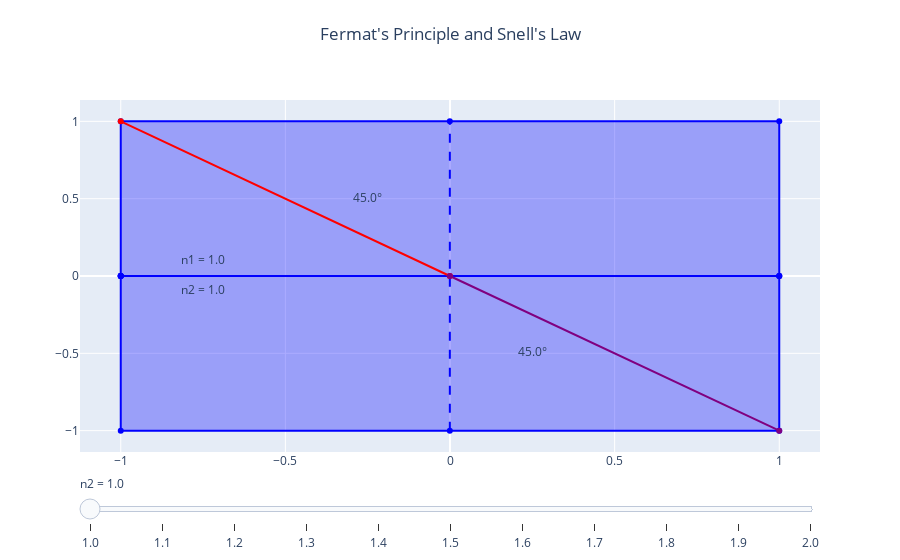

Notebook source saved alongside this figure:
### Markdown cell above
## **Slider**

The diagram illustrates the most efficient route for light to traverse between opposite corners of a rectangle, considering varying speeds in its two halves.

find animation at this [link](https://demonstrations.wolfram.com/FermatsPrincipleAndSnellsLaw/)

### Code cell
import numpy as np
import plotly.graph_objects as go

# Create plot
fig = go.Figure()

# Sample data (you can replace this with your data)
n1 = 1.0

n2_range = np.linspace(1, 2, 11)
a = 0
base_traces = 0  # Number of traces that are always visible

# Add traces, one for each slider step
for n2 in n2_range:
    aone = np.arctan(a + 1)
    atwo = np.arctan(a - 1)

    # Draw polygons and lines
    fig.add_trace(go.Scatter(visible=False, x=[-1, 1, 1, -1, -1], y=[0, 0, 1, 1, 0],
                             fill='toself', fillcolor='rgba(0,0,255,0.33)', line=dict(color='blue'), name='Polygon 1', showlegend=False))
    fig.add_trace(go.Scatter(visible=False, x=[-1, 1, 1, -1, -1], y=[0, 0, -1, -1, 0],
                             fill='toself', fillcolor='rgba(0,0,255,0.33)', line=dict(color='blue'), name='Polygon 2', showlegend=False))
    fig.add_trace(go.Scatter(visible=False, x=[-1, 1], y=[0, 0], line=dict(color='blue'), name='Line 1'))

    x = np.linspace(0, 2, 2000)
    y = 1
    t = np.sqrt(x**2 + y**2) * n1 + np.sqrt((2 - x)**2 + y**2) * n2
    __x = x[np.argmin(t)] - 1

    fig.add_trace(go.Scatter(visible=False, x=[__x, __x], y=[-1, 1], line=dict(color='blue', dash='dash'),
                             name='Dashed Line', showlegend=False))

    fig.add_trace(go.Scatter(visible=False, x=[-1, __x], y=[1, 0], line=dict(color='red', width=2), name='Line 2', showlegend=False))

    fig.add_trace(go.Scatter(visible=False, x=[__x, 1], y=[0, -1], line=dict(color='purple', width=2), name='Line 3', showlegend=False))

    # Add labels
    fig.add_trace(go.Scatter(visible=False, x=[__x - 0.25], y=[0.5], text=[str(np.round(np.degrees(np.arctan((__x + 1) / y)), 1)) + "°"],
                             mode='text', showlegend=False, name='Label 1'))
    fig.add_trace(go.Scatter(visible=False, x=[__x + (1 - __x) / 4], y=[-0.5],
                             text=[str(np.round(np.degrees(np.arctan((2 - __x - 1) / y)), 1)) + "°"],
                             mode='text', showlegend=False, name='Label 2'))

    fig.add_trace(go.Scatter(visible=False, x=[-0.75], y=[0.1], text=["n1 = " + str(np.round(n1, 1))],
                             mode='text', showlegend=False, name='Label 3'))
    fig.add_trace(go.Scatter(visible=False, x=[-0.75], y=[-0.1], text=["n2 = " + str(np.round(n2, 1))],
                             mode='text', showlegend=False, name='Label 4'))

# Set plot properties
fig.update_layout(
    title="Fermat's Principle and Snell's Law",
    showlegend=False,
    title_x=0.5,  # Center the title horizontally
    title_y=0.95  # Adjust the vertical position of the title
)

traces_per_step = 10  # Number of traces per value of n2
active_n2_index = 0

for i in range(traces_per_step):
    curr_idx = int(base_traces + active_n2_index * traces_per_step + i)
    fig.data[curr_idx].visible = True

# Create and add slider
steps = []
for i in range(0, n2_range.shape[0]):
    visarray = [False] * len(fig.data)
    curr_idx = int(i * traces_per_step)
    next_idx = int((i + 1) * traces_per_step)
    visarray[curr_idx:next_idx] = [True] * traces_per_step
    step = dict(
        method="update",
        args=[{"visible": visarray}],
        label=round(n2_range[i], 1)
    )
    steps.append(step)

sliders = [dict(
    active=active_n2_index,
    currentvalue={"prefix": "n2 = "},
    steps=steps
)]

fig.update_layout(
    sliders=sliders,
    legend_title="Legend",
)

fig.show()

### Figure 1 — Plotly figure (JSON) as saved in the notebook; plotly's stock layout.template omitted (floating-point values rounded to 4 significant figures)
{"data": [{"fill": "toself", "fillcolor": "rgba(0,0,255,0.33)", "line": {"color": "blue"}, "name": "Polygon 1", "showlegend": false, "type": "scatter", "visible": true, "x": [-1, 1, 1, -1, -1], "y": [0, 0, 1, 1, 0]}, {"fill": "toself", "fillcolor": "rgba(0,0,255,0.33)", "line": {"color": "blue"}, "name": "Polygon 2", "showlegend": false, "type": "scatter", "visible": true, "x": [-1, 1, 1, -1, -1], "y": [0, 0, -1, -1, 0]}, {"line": {"color": "blue"}, "name": "Line 1", "type": "scatter", "visible": true, "x": [-1, 1], "y": [0, 0]}, {"line": {"color": "blue", "dash": "dash"}, "name": "Dashed Line", "showlegend": false, "type": "scatter", "visible": true, "x": [-0.0005003, -0.0005003], "y": [-1, 1]}, {"line": {"color": "red", "width": 2}, "name": "Line 2", "showlegend": false, "type": "scatter", "visible": true, "x": [-1, -0.0005003], "y": [1, 0]}, {"line": {"color": "purple", "width": 2}, "name": "Line 3", "showlegend": false, "type": "scatter", "visible": true, "x": [-0.0005003, 1], "y": [0, -1]}, {"mode": "text", "name": "Label 1", "showlegend": false, "text": ["45.0°"], "type": "scatter", "visible": true, "x": [-0.2505], "y": [0.5]}, {"mode": "text", "name": "Label 2", "showlegend": false, "text": ["45.0°"], "type": "scatter", "visible": true, "x": [0.2496], "y": [-0.5]}, {"mode": "text", "name": "Label 3", "showlegend": false, "text": ["n1 = 1.0"], "type": "scatter", "visible": true, "x": [-0.75], "y": [0.1]}, {"mode": "text", "name": "Label 4", "showlegend": false, "text": ["n2 = 1.0"], "type": "scatter", "visible": true, "x": [-0.75], "y": [-0.1]}, {"fill": "toself", "fillcolor": "rgba(0,0,255,0.33)", "line": {"color": "blue"}, "name": "Polygon 1", "showlegend": false, "type": "scatter", "visible": false, "x": [-1, 1, 1, -1, -1], "y": [0, 0, 1, 1, 0]}, {"fill": "toself", "fillcolor": "rgba(0,0,255,0.33)", "line": {"color": "blue"}, "name": "Polygon 2", "showlegend": false, "type": "scatter", "visible": false, "x": [-1, 1, 1, -1, -1], "y": [0, 0, -1, -1, 0]}, {"line": {"color": "blue"}, "name": "Line 1", "type": "scatter", "visible": false, "x": [-1, 1], "y": [0, 0]}, {"line": {"color": "blue", "dash": "dash"}, "name": "Dashed Line", "showlegend": false, "type": "scatter", "visible": false, "x": [0.09455, 0.09455], "y": [-1, 1]}, {"line": {"color": "red", "width": 2}, "name": "Line 2", "showlegend": false, "type": "scatter", "visible": false, "x": [-1, 0.09455], "y": [1, 0]}, {"line": {"color": "purple", "width": 2}, "name": "Line 3", "showlegend": false, "type": "scatter", "visible": false, "x": [0.09455, 1], "y": [0, -1]}, {"mode": "text", "name": "Label 1", "showlegend": false, "text": ["47.6°"], "type": "scatter", "visible": false, "x": [-0.1555], "y": [0.5]}, {"mode": "text", "name": "Label 2", "showlegend": false, "text": ["42.2°"], "type": "scatter", "visible": false, "x": [0.3209], "y": [-0.5]}, {"mode": "text", "name": "Label 3", "showlegend": false, "text": ["n1 = 1.0"], "type": "scatter", "visible": false, "x": [-0.75], "y": [0.1]}, {"mode": "text", "name": "Label 4", "showlegend": false, "text": ["n2 = 1.1"], "type": "scatter", "visible": false, "x": [-0.75], "y": [-0.1]}, {"fill": "toself", "fillcolor": "rgba(0,0,255,0.33)", "line": {"color": "blue"}, "name": "Polygon 1", "showlegend": false, "type": "scatter", "visible": false, "x": [-1, 1, 1, -1, -1], "y": [0, 0, 1, 1, 0]}, {"fill": "toself", "fillcolor": "rgba(0,0,255,0.33)", "line": {"color": "blue"}, "name": "Polygon 2", "showlegend": false, "type": "scatter", "visible": false, "x": [-1, 1, 1, -1, -1], "y": [0, 0, -1, -1, 0]}, {"line": {"color": "blue"}, "name": "Line 1", "type": "scatter", "visible": false, "x": [-1, 1], "y": [0, 0]}, {"line": {"color": "blue", "dash": "dash"}, "name": "Dashed Line", "showlegend": false, "type": "scatter", "visible": false, "x": [0.1776, 0.1776], "y": [-1, 1]}, {"line": {"color": "red", "width": 2}, "name": "Line 2", "showlegend": false, "type": "scatter", "visible": false, "x": [-1, 0.1776], "y": [1, 0]}, {"line": {"color": "purple", "width": 2}, "name": "Line 3", "showlegend": false, "type": "scatter", "visible": false, "x": [0.1776, 1], "y": [0, -1]}, {"mode": "text", "name": "Label 1", "showlegend": false, "text": ["49.7°"], "type": "scatter", "visible": false, "x": [-0.07241], "y": [0.5]}, {"mode": "text", "name": "Label 2", "showlegend": false, "text": ["39.4°"], "type": "scatter", "visible": false, "x": [0.3832], "y": [-0.5]}, {"mode": "text", "name": "Label 3", "showlegend": false, "text": ["n1 = 1.0"], "type": "scatter", "visible": false, "x": [-0.75], "y": [0.1]}, {"mode": "text", "name": "Label 4", "showlegend": false, "text": ["n2 = 1.2"], "type": "scatter", "visible": false, "x": [-0.75], "y": [-0.1]}, {"fill": "toself", "fillcolor": "rgba(0,0,255,0.33)", "line": {"color": "blue"}, "name": "Polygon 1", "showlegend": false, "type": "scatter", "visible": false, "x": [-1, 1, 1, -1, -1], "y": [0, 0, 1, 1, 0]}, {"fill": "toself", "fillcolor": "rgba(0,0,255,0.33)", "line": {"color": "blue"}, "name": "Polygon 2", "showlegend": false, "type": "scatter", "visible": false, "x": [-1, 1, 1, -1, -1], "y": [0, 0, -1, -1, 0]}, {"line": {"color": "blue"}, "name": "Line 1", "type": "scatter", "visible": false, "x": [-1, 1], "y": [0, 0]}, {"line": {"color": "blue", "dash": "dash"}, "name": "Dashed Line", "showlegend": false, "type": "scatter", "visible": false, "x": [0.2486, 0.2486], "y": [-1, 1]}, {"line": {"color": "red", "width": 2}, "name": "Line 2", "showlegend": false, "type": "scatter", "visible": false, "x": [-1, 0.2486], "y": [1, 0]}, {"line": {"color": "purple", "width": 2}, "name": "Line 3", "showlegend": false, "type": "scatter", "visible": false, "x": [0.2486, 1], "y": [0, -1]}, {"mode": "text", "name": "Label 1", "showlegend": false, "text": ["51.3°"], "type": "scatter", "visible": false, "x": [-0.001376], "y": [0.5]}, {"mode": "text", "name": "Label 2", "showlegend": false, "text": ["36.9°"], "type": "scatter", "visible": false, "x": [0.4365], "y": [-0.5]}, {"mode": "text", "name": "Label 3", "showlegend": false, "text": ["n1 = 1.0"], "type": "scatter", "visible": false, "x": [-0.75], "y": [0.1]}, {"mode": "text", "name": "Label 4", "showlegend": false, "text": ["n2 = 1.3"], "type": "scatter", "visible": false, "x": [-0.75], "y": [-0.1]}, {"fill": "toself", "fillcolor": "rgba(0,0,255,0.33)", "line": {"color": "blue"}, "name": "Polygon 1", "showlegend": false, "type": "scatter", "visible": false, "x": [-1, 1, 1, -1, -1], "y": [0, 0, 1, 1, 0]}, {"fill": "toself", "fillcolor": "rgba(0,0,255,0.33)", "line": {"color": "blue"}, "name": "Polygon 2", "showlegend": false, "type": "scatter", "visible": false, "x": [-1, 1, 1, -1, -1], "y": [0, 0, -1, -1, 0]}, {"line": {"color": "blue"}, "name": "Line 1", "type": "scatter", "visible": false, "x": [-1, 1], "y": [0, 0]}, {"line": {"color": "blue", "dash": "dash"}, "name": "Dashed Line", "showlegend": false, "type": "scatter", "visible": false, "x": [0.3107, 0.3107], "y": [-1, 1]}, {"line": {"color": "red", "width": 2}, "name": "Line 2", "showlegend": false, "type": "scatter", "visible": false, "x": [-1, 0.3107], "y": [1, 0]}, {"line": {"color": "purple", "width": 2}, "name": "Line 3", "showlegend": false, "type": "scatter", "visible": false, "x": [0.3107, 1], "y": [0, -1]}, {"mode": "text", "name": "Label 1", "showlegend": false, "text": ["52.7°"], "type": "scatter", "visible": false, "x": [0.06066], "y": [0.5]}, {"mode": "text", "name": "Label 2", "showlegend": false, "text": ["34.6°"], "type": "scatter", "visible": false, "x": [0.483], "y": [-0.5]}, {"mode": "text", "name": "Label 3", "showlegend": false, "text": ["n1 = 1.0"], "type": "scatter", "visible": false, "x": [-0.75], "y": [0.1]}, {"mode": "text", "name": "Label 4", "showlegend": false, "text": ["n2 = 1.4"], "type": "scatter", "visible": false, "x": [-0.75], "y": [-0.1]}, {"fill": "toself", "fillcolor": "rgba(0,0,255,0.33)", "line": {"color": "blue"}, "name": "Polygon 1", "showlegend": false, "type": "scatter", "visible": false, "x": [-1, 1, 1, -1, -1], "y": [0, 0, 1, 1, 0]}, {"fill": "toself", "fillcolor": "rgba(0,0,255,0.33)", "line": {"color": "blue"}, "name": "Polygon 2", "showlegend": false, "type": "scatter", "visible": false, "x": [-1, 1, 1, -1, -1], "y": [0, 0, -1, -1, 0]}, {"line": {"color": "blue"}, "name": "Line 1", "type": "scatter", "visible": false, "x": [-1, 1], "y": [0, 0]}, {"line": {"color": "blue", "dash": "dash"}, "name": "Dashed Line", "showlegend": false, "type": "scatter", "visible": false, "x": [0.3627, 0.3627], "y": [-1, 1]}, {"line": {"color": "red", "width": 2}, "name": "Line 2", "showlegend": false, "type": "scatter", "visible": false, "x": [-1, 0.3627], "y": [1, 0]}, {"line": {"color": "purple", "width": 2}, "name": "Line 3", "showlegend": false, "type": "scatter", "visible": false, "x": [0.3627, 1], "y": [0, -1]}, {"mode": "text", "name": "Label 1", "showlegend": false, "text": ["53.7°"], "type": "scatter", "visible": false, "x": [0.1127], "y": [0.5]}, {"mode": "text", "name": "Label 2", "showlegend": false, "text": ["32.5°"], "type": "scatter", "visible": false, "x": [0.522], "y": [-0.5]}, {"mode": "text", "name": "Label 3", "showlegend": false, "text": ["n1 = 1.0"], "type": "scatter", "visible": false, "x": [-0.75], "y": [0.1]}, {"mode": "text", "name": "Label 4", "showlegend": false, "text": ["n2 = 1.5"], "type": "scatter", "visible": false, "x": [-0.75], "y": [-0.1]}, {"fill": "toself", "fillcolor": "rgba(0,0,255,0.33)", "line": {"color": "blue"}, "name": "Polygon 1", "showlegend": false, "type": "scatter", "visible": false, "x": [-1, 1, 1, -1, -1], "y": [0, 0, 1, 1, 0]}, {"fill": "toself", "fillcolor": "rgba(0,0,255,0.33)", "line": {"color": "blue"}, "name": "Polygon 2", "showlegend": false, "type": "scatter", "visible": false, "x": [-1, 1, 1, -1, -1], "y": [0, 0, -1, -1, 0]}, {"line": {"color": "blue"}, "name": "Line 1", "type": "scatter", "visible": false, "x": [-1, 1], "y": [0, 0]}, {"line": {"color": "blue", "dash": "dash"}, "name": "Dashed Line", "showlegend": false, "type": "scatter", "visible": false, "x": [0.4077, 0.4077], "y": [-1, 1]}, {"line": {"color": "red", "width": 2}, "name": "Line 2", "showlegend": false, "type": "scatter", "visible": false, "x": [-1, 0.4077], "y": [1, 0]}, {"line": {"color": "purple", "width": 2}, "name": "Line 3", "showlegend": false, "type": "scatter", "visible": false, "x": [0.4077, 1], "y": [0, -1]}, {"mode": "text", "name": "Label 1", "showlegend": false, "text": ["54.6°"], "type": "scatter", "visible": false, "x": [0.1577], "y": [0.5]}, {"mode": "text", "name": "Label 2", "showlegend": false, "text": ["30.6°"], "type": "scatter", "visible": false, "x": [0.5558], "y": [-0.5]}, {"mode": "text", "name": "Label 3", "showlegend": false, "text": ["n1 = 1.0"], "type": "scatter", "visible": false, "x": [-0.75], "y": [0.1]}, {"mode": "text", "name": "Label 4", "showlegend": false, "text": ["n2 = 1.6"], "type": "scatter", "visible": false, "x": [-0.75], "y": [-0.1]}, {"fill": "toself", "fillcolor": "rgba(0,0,255,0.33)", "line": {"color": "blue"}, "name": "Polygon 1", "showlegend": false, "type": "scatter", "visible": false, "x": [-1, 1, 1, -1, -1], "y": [0, 0, 1, 1, 0]}, {"fill": "toself", "fillcolor": "rgba(0,0,255,0.33)", "line": {"color": "blue"}, "name": "Polygon 2", "showlegend": false, "type": "scatter", "visible": false, "x": [-1, 1, 1, -1, -1], "y": [0, 0, -1, -1, 0]}, {"line": {"color": "blue"}, "name": "Line 1", "type": "scatter", "visible": false, "x": [-1, 1], "y": [0, 0]}, {"line": {"color": "blue", "dash": "dash"}, "name": "Dashed Line", "showlegend": false, "type": "scatter", "visible": false, "x": [0.4467, 0.4467], "y": [-1, 1]}, {"line": {"color": "red", "width": 2}, "name": "Line 2", "showlegend": false, "type": "scatter", "visible": false, "x": [-1, 0.4467], "y": [1, 0]}, {"line": {"color": "purple", "width": 2}, "name": "Line 3", "showlegend": false, "type": "scatter", "visible": false, "x": [0.4467, 1], "y": [0, -1]}, {"mode": "text", "name": "Label 1", "showlegend": false, "text": ["55.3°"], "type": "scatter", "visible": false, "x": [0.1967], "y": [0.5]}, {"mode": "text", "name": "Label 2", "showlegend": false, "text": ["29.0°"], "type": "scatter", "visible": false, "x": [0.585], "y": [-0.5]}, {"mode": "text", "name": "Label 3", "showlegend": false, "text": ["n1 = 1.0"], "type": "scatter", "visible": false, "x": [-0.75], "y": [0.1]}, {"mode": "text", "name": "Label 4", "showlegend": false, "text": ["n2 = 1.7"], "type": "scatter", "visible": false, "x": [-0.75], "y": [-0.1]}, {"fill": "toself", "fillcolor": "rgba(0,0,255,0.33)", "line": {"color": "blue"}, "name": "Polygon 1", "showlegend": false, "type": "scatter", "visible": false, "x": [-1, 1, 1, -1, -1], "y": [0, 0, 1, 1, 0]}, {"fill": "toself", "fillcolor": "rgba(0,0,255,0.33)", "line": {"color": "blue"}, "name": "Polygon 2", "showlegend": false, "type": "scatter", "visible": false, "x": [-1, 1, 1, -1, -1], "y": [0, 0, -1, -1, 0]}, {"line": {"color": "blue"}, "name": "Line 1", "type": "scatter", "visible": false, "x": [-1, 1], "y": [0, 0]}, {"line": {"color": "blue", "dash": "dash"}, "name": "Dashed Line", "showlegend": false, "type": "scatter", "visible": false, "x": [0.4817, 0.4817], "y": [-1, 1]}, {"line": {"color": "red", "width": 2}, "name": "Line 2", "showlegend": false, "type": "scatter", "visible": false, "x": [-1, 0.4817], "y": [1, 0]}, {"line": {"color": "purple", "width": 2}, "name": "Line 3", "showlegend": false, "type": "scatter", "visible": false, "x": [0.4817, 1], "y": [0, -1]}, {"mode": "text", "name": "Label 1", "showlegend": false, "text": ["56.0°"], "type": "scatter", "visible": false, "x": [0.2317], "y": [0.5]}, {"mode": "text", "name": "Label 2", "showlegend": false, "text": ["27.4°"], "type": "scatter", "visible": false, "x": [0.6113], "y": [-0.5]}, {"mode": "text", "name": "Label 3", "showlegend": false, "text": ["n1 = 1.0"], "type": "scatter", "visible": false, "x": [-0.75], "y": [0.1]}, {"mode": "text", "name": "Label 4", "showlegend": false, "text": ["n2 = 1.8"], "type": "scatter", "visible": false, "x": [-0.75], "y": [-0.1]}, {"fill": "toself", "fillcolor": "rgba(0,0,255,0.33)", "line": {"color": "blue"}, "name": "Polygon 1", "showlegend": false, "type": "scatter", "visible": false, "x": [-1, 1, 1, -1, -1], "y": [0, 0, 1, 1, 0]}, {"fill": "toself", "fillcolor": "rgba(0,0,255,0.33)", "line": {"color": "blue"}, "name": "Polygon 2", "showlegend": false, "type": "scatter", "visible": false, "x": [-1, 1, 1, -1, -1], "y": [0, 0, -1, -1, 0]}, {"line": {"color": "blue"}, "name": "Line 1", "type": "scatter", "visible": false, "x": [-1, 1], "y": [0, 0]}, {"line": {"color": "blue", "dash": "dash"}, "name": "Dashed Line", "showlegend": false, "type": "scatter", "visible": false, "x": [0.5118, 0.5118], "y": [-1, 1]}, {"line": {"color": "red", "width": 2}, "name": "Line 2", "showlegend": false, "type": "scatter", "visible": false, "x": [-1, 0.5118], "y": [1, 0]}, {"line": {"color": "purple", "width": 2}, "name": "Line 3", "showlegend": false, "type": "scatter", "visible": false, "x": [0.5118, 1], "y": [0, -1]}, {"mode": "text", "name": "Label 1", "showlegend": false, "text": ["56.5°"], "type": "scatter", "visible": false, "x": [0.2618], "y": [0.5]}, {"mode": "text", "name": "Label 2", "showlegend": false, "text": ["26.0°"], "type": "scatter", "visible": false, "x": [0.6338], "y": [-0.5]}, {"mode": "text", "name": "Label 3", "showlegend": false, "text": ["n1 = 1.0"], "type": "scatter", "visible": false, "x": [-0.75], "y": [0.1]}, {"mode": "text", "name": "Label 4", "showlegend": false, "text": ["n2 = 1.9"], "type": "scatter", "visible": false, "x": [-0.75], "y": [-0.1]}, {"fill": "toself", "fillcolor": "rgba(0,0,255,0.33)", "line": {"color": "blue"}, "name": "Polygon 1", "showlegend": false, "type": "scatter", "visible": false, "x": [-1, 1, 1, -1, -1], "y": [0, 0, 1, 1, 0]}, {"fill": "toself", "fillcolor": "rgba(0,0,255,0.33)", "line": {"color": "blue"}, "name": "Polygon 2", "showlegend": false, "type": "scatter", "visible": false, "x": [-1, 1, 1, -1, -1], "y": [0, 0, -1, -1, 0]}, {"line": {"color": "blue"}, "name": "Line 1", "type": "scatter", "visible": false, "x": [-1, 1], "y": [0, 0]}, {"line": {"color": "blue", "dash": "dash"}, "name": "Dashed Line", "showlegend": false, "type": "scatter", "visible": false, "x": [0.5378, 0.5378], "y": [-1, 1]}, {"line": {"color": "red", "width": 2}, "name": "Line 2", "showlegend": false, "type": "scatter", "visible": false, "x": [-1, 0.5378], "y": [1, 0]}, {"line": {"color": "purple", "width": 2}, "name": "Line 3", "showlegend": false, "type": "scatter", "visible": false, "x": [0.5378, 1], "y": [0, -1]}, {"mode": "text", "name": "Label 1", "showlegend": false, "text": ["57.0°"], "type": "scatter", "visible": false, "x": [0.2878], "y": [0.5]}, {"mode": "text", "name": "Label 2", "showlegend": false, "text": ["24.8°"], "type": "scatter", "visible": false, "x": [0.6533], "y": [-0.5]}, {"mode": "text", "name": "Label 3", "showlegend": false, "text": ["n1 = 1.0"], "type": "scatter", "visible": false, "x": [-0.75], "y": [0.1]}, {"mode": "text", "name": "Label 4", "showlegend": false, "text": ["n2 = 2.0"], "type": "scatter", "visible": false, "x": [-0.75], "y": [-0.1]}], "layout": {"legend": {"title": {"text": "Legend"}}, "showlegend": false, "sliders": [{"active": 0, "currentvalue": {"prefix": "n2 = "}, "steps": [{"args": [{"visible": [true, true, true, true, true, true, true, true, true, true, false, false, false, false, false, false, false, false, false, false, false, false, false, false, false, false, false, false, false, false, false, false, false, false, false, false, false, false, false, false, false, false, false, false, false, false, false, false, false, false, false, false, false, false, false, false, false, false, false, false, false, false, false, false, false, false, false, false, false, false, false, false, false, false, false, false, false, false, false, false, false, false, false, false, false, false, false, false, false, false, false, false, false, false, false, false, false, false, false, false, false, false, false, false, false, false, false, false, false, false]}], "label": "1.0", "method": "update"}, {"args": [{"visible": [false, false, false, false, false, false, false, false, false, false, true, true, true, true, true, true, true, true, true, true, false, false, false, false, false, false, false, false, false, false, false, false, false, false, false, false, false, false, false, false, false, false, false, false, false, false, false, false, false, false, false, false, false, false, false, false, false, false, false, false, false, false, false, false, false, false, false, false, false, false, false, false, false, false, false, false, false, false, false, false, false, false, false, false, false, false, false, false, false, false, false, false, false, false, false, false, false, false, false, false, false, false, false, false, false, false, false, false, false, false]}], "label": "1.1", "method": "update"}, {"args": [{"visible": [false, false, false, false, false, false, false, false, false, false, false, false, false, false, false, false, false, false, false, false, true, true, true, true, true, true, true, true, true, true, false, false, false, false, false, false, false, false, false, false, false, false, false, false, false, false, false, false, false, false, false, false, false, false, false, false, false, false, false, false, false, false, false, false, false, false, false, false, false, false, false, false, false, false, false, false, false, false, false, false, false, false, false, false, false, false, false, false, false, false, false, false, false, false, false, false, false, false, false, false, false, false, false, false, false, false, false, false, false, false]}], "label": "1.2", "method": "update"}, {"args": [{"visible": [false, false, false, false, false, false, false, false, false, false, false, false, false, false, false, false, false, false, false, false, false, false, false, false, false, false, false, false, false, false, true, true, true, true, true, true, true, true, true, true, false, false, false, false, false, false, false, false, false, false, false, false, false, false, false, false, false, false, false, false, false, false, false, false, false, false, false, false, false, false, false, false, false, false, false, false, false, false, false, false, false, false, false, false, false, false, false, false, false, false, false, false, false, false, false, false, false, false, false, false, false, false, false, false, false, false, false, false, false, false]}], "label": "1.3", "method": "update"}, {"args": [{"visible": [false, false, false, false, false, false, false, false, false, false, false, false, false, false, false, false, false, false, false, false, false, false, false, false, false, false, false, false, false, false, false, false, false, false, false, false, false, false, false, false, true, true, true, true, true, true, true, true, true, true, false, false, false, false, false, false, false, false, false, false, false, false, false, false, false, false, false, false, false, false, false, false, false, false, false, false, false, false, false, false, false, false, false, false, false, false, false, false, false, false, false, false, false, false, false, false, false, false, false, false, false, false, false, false, false, false, false, false, false, false]}], "label": "1.4", "method": "update"}, {"args": [{"visible": [false, false, false, false, false, false, false, false, false, false, false, false, false, false, false, false, false, false, false, false, false, false, false, false, false, false, false, false, false, false, false, false, false, false, false, false, false, false, false, false, false, false, false, false, false, false, false, false, false, false, true, true, true, true, true, true, true, true, true, true, false, false, false, false, false, false, false, false, false, false, false, false, false, false, false, false, false, false, false, false, false, false, false, false, false, false, false, false, false, false, false, false, false, false, false, false, false, false, false, false, false, false, false, false, false, false, false, false, false, false]}], "label": "1.5", "method": "update"}, {"args": [{"visible": [false, false, false, false, false, false, false, false, false, false, false, false, false, false, false, false, false, false, false, false, false, false, false, false, false, false, false, false, false, false, false, false, false, false, false, false, false, false, false, false, false, false, false, false, false, false, false, false, false, false, false, false, false, false, false, false, false, false, false, false, true, true, true, true, true, true, true, true, true, true, false, false, false, false, false, false, false, false, false, false, false, false, false, false, false, false, false, false, false, false, false, false, false, false, false, false, false, false, false, false, false, false, false, false, false, false, false, false, false, false]}], "label": "1.6", "method": "update"}, {"args": [{"visible": [false, false, false, false, false, false, false, false, false, false, false, false, false, false, false, false, false, false, false, false, false, false, false, false, false, false, false, false, false, false, false, false, false, false, false, false, false, false, false, false, false, false, false, false, false, false, false, false, false, false, false, false, false, false, false, false, false, false, false, false, false, false, false, false, false, false, false, false, false, false, true, true, true, true, true, true, true, true, true, true, false, false, false, false, false, false, false, false, false, false, false, false, false, false, false, false, false, false, false, false, false, false, false, false, false, false, false, false, false, false]}], "label": "1.7", "method": "update"}, {"args": [{"visible": [false, false, false, false, false, false, false, false, false, false, false, false, false, false, false, false, false, false, false, false, false, false, false, false, false, false, false, false, false, false, false, false, false, false, false, false, false, false, false, false, false, false, false, false, false, false, false, false, false, false, false, false, false, false, false, false, false, false, false, false, false, false, false, false, false, false, false, false, false, false, false, false, false, false, false, false, false, false, false, false, true, true, true, true, true, true, true, true, true, true, false, false, false, false, false, false, false, false, false, false, false, false, false, false, false, false, false, false, false, false]}], "label": "1.8", "method": "update"}, {"args": [{"visible": [false, false, false, false, false, false, false, false, false, false, false, false, false, false, false, false, false, false, false, false, false, false, false, false, false, false, false, false, false, false, false, false, false, false, false, false, false, false, false, false, false, false, false, false, false, false, false, false, false, false, false, false, false, false, false, false, false, false, false, false, false, false, false, false, false, false, false, false, false, false, false, false, false, false, false, false, false, false, false, false, false, false, false, false, false, false, false, false, false, false, true, true, true, true, true, true, true, true, true, true, false, false, false, false, false, false, false, false, false, false]}], "label": "1.9", "method": "update"}, {"args": [{"visible": [false, false, false, false, false, false, false, false, false, false, false, false, false, false, false, false, false, false, false, false, false, false, false, false, false, false, false, false, false, false, false, false, false, false, false, false, false, false, false, false, false, false, false, false, false, false, false, false, false, false, false, false, false, false, false, false, false, false, false, false, false, false, false, false, false, false, false, false, false, false, false, false, false, false, false, false, false, false, false, false, false, false, false, false, false, false, false, false, false, false, false, false, false, false, false, false, false, false, false, false, true, true, true, true, true, true, true, true, true, true]}], "label": "2.0", "method": "update"}]}], "title": {"text": "Fermat's Principle and Snell's Law", "x": 0.5, "y": 0.95}}}
